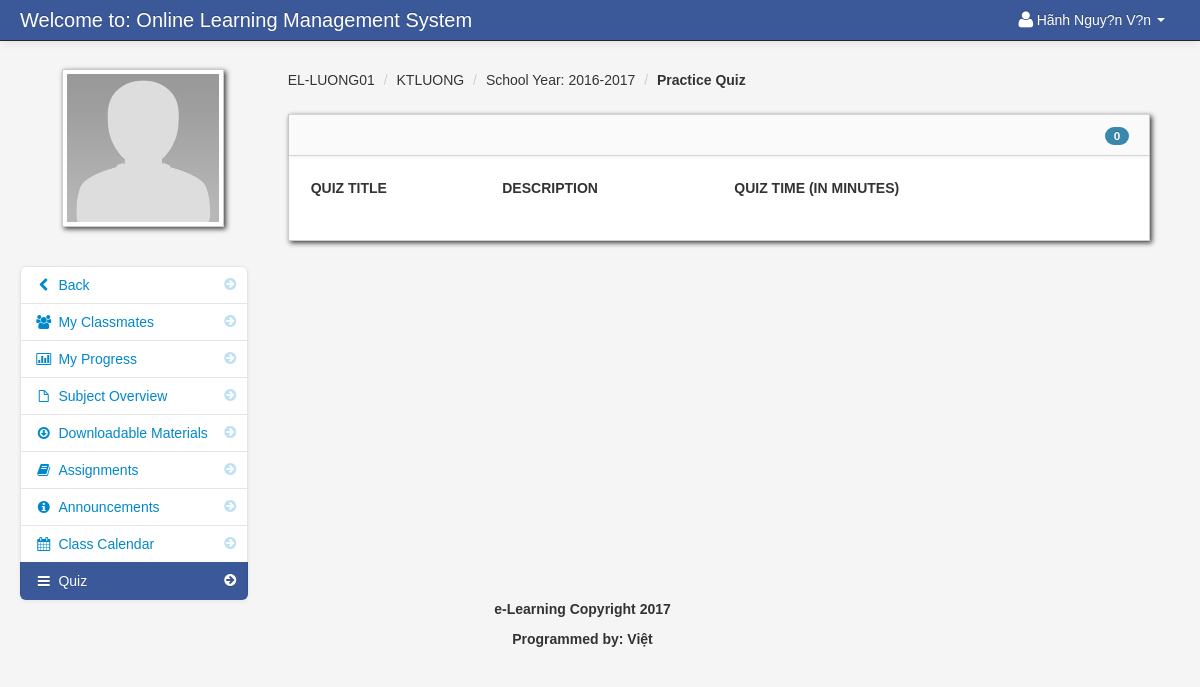
/student_quiz_list.php?id=186 (signed in), run on the app's committed database.
### tables this page shows
CREATE TABLE `student` (
  `student_id` int(11) NOT NULL AUTO_INCREMENT,
  `firstname` varchar(100) NOT NULL,
  `lastname` varchar(100) NOT NULL,
  `class_id` int(11) NOT NULL,
  `username` varchar(100) NOT NULL,
  `password` varchar(100) NOT NULL,
  `location` varchar(100) NOT NULL,
  `status` varchar(100) NOT NULL,
  PRIMARY KEY (`student_id`)
);

CREATE TABLE `teacher_class` (
  `teacher_class_id` int(11) NOT NULL AUTO_INCREMENT,
  `teacher_id` int(11) NOT NULL,
  `class_id` int(11) NOT NULL,
  `subject_id` int(11) NOT NULL,
  `thumbnails` varchar(100) NOT NULL,
  `school_year` varchar(100) NOT NULL,
  PRIMARY KEY (`teacher_class_id`)
);

CREATE TABLE `class` (
  `class_id` int(11) NOT NULL AUTO_INCREMENT,
  `class_name` varchar(100) NOT NULL,
  PRIMARY KEY (`class_id`)
);

CREATE TABLE `subject` (
  `subject_id` int(11) NOT NULL AUTO_INCREMENT,
  `subject_code` varchar(100) NOT NULL,
  `subject_title` varchar(100) NOT NULL,
  `category` varchar(100) NOT NULL,
  `description` longtext NOT NULL,
  `unit` int(11) NOT NULL,
  `Pre_req` varchar(100) NOT NULL,
  `semester` varchar(100) NOT NULL,
  PRIMARY KEY (`subject_id`)
);

### session.php (called while the page is built, shortened)
<?php
$session_id=$_SESSION['id'];
?>

### student_quiz_list.php (the view, shortened to what this page needs)
<?php include('header_dashboard.php'); ?>
<?php include('session.php'); ?>
<?php $get_id = $_GET['id']; ?>
    <body>
		<?php include('navbar_student.php'); ?>
        <div class="container-fluid">
            <div class="row-fluid">
				<?php include('student_quiz_link.php'); ?>
                <div class="span9" id="content">
                     <div class="row-fluid">
										<?php $class_query = mysql_query("select * from teacher_class
										LEFT JOIN class ON class.class_id = teacher_class.class_id
										LEFT JOIN subject ON subject.subject_id = teacher_class.subject_id
										where teacher_class_id = '$get_id'")or die(mysql_error());
										$class_row = mysql_fetch_array($class_query);
										?>
					     <ul class="breadcrumb">
							<li><a href="#"><?php echo $class_row['class_name']; ?></a> <span class="divider">/</span></li>
							<li><a href="#"><?php echo $class_row['subject_code']; ?></a> <span class="divider">/</span></li>
							<li><a href="#">School Year: <?php echo $class_row['school_year']; ?></a> <span class="divider">/</span></li>
							<li><a href="#"><b>Practice Quiz</b></a></li>
						</ul>
                        <div id="block_bg" class="block">
                            <div class="navbar navbar-inner block-header">
							<?php 		$query = mysql_query("select * FROM class_quiz
										LEFT JOIN quiz on class_quiz.quiz_id = quiz.quiz_id
										where teacher_class_id = '$get_id'  ")or die(mysql_error());
										$count = mysql_num_rows($query);
							?>
                                <div id="" class="muted pull-right"><span class="badge badge-info"><?php echo $count; ?></span></div>
                            </div>
                            <div class="block-content collapse in">
                                <div class="span12">
									<form action="copy_file_student.php" method="post">
  									<table cellpadding="0" cellspacing="0" border="0" class="table" id="">
										<thead>
										        <tr>
												<th>Quiz Title</th>
												<th>Description</th>
												<th>Quiz Time (In Minutes)</th>
												<th></th>
												</tr>
										</thead>
									</table>
									</form>
                                </div>
                            </div>
                        </div>
                    </div>
                </div>
            </div>
		<?php include('footer.php'); ?>
        </div>
		<?php include('script.php'); ?>
    </body>
</html>

### navbar_student.php (shortened to what this page needs)
<div class="navbar navbar-fixed-top navbar-inverse">
        <div class="navbar-inner">
            <div class="container-fluid">
                <a class="brand" href="#">Welcome to: Online Learning Management System</a>
					<div class="nav-collapse collapse">
						<ul class="nav pull-right">
							<?php $query= mysql_query("select * from student where student_id = '$session_id'")or die(mysql_error());
									$row = mysql_fetch_array($query);
							?>
							<li class="dropdown">
								<a href="#" role="button" class="dropdown-toggle" data-toggle="dropdown"> <i class="icon-user icon-large"></i><?php echo $row['firstname']." ".$row['lastname'];  ?> <i class="caret"></i></a>
							</li>
						</ul>
					</div>
            </div>
        </div>
</div>

### student_quiz_link.php (shortened to what this page needs)
<div class="span3" id="sidebar">
	<img id="avatar" src="admin/<?php echo $row['location']; ?>" class="img-polaroid">
		<ul class="nav nav-list bs-docs-sidenav nav-collapse collapse">
				<li class=""><a href="dashboard_student.php"><i class="icon-chevron-right"></i><i class="icon-chevron-left"></i>&nbsp;Back</a></li>
				<li class=""><a href="my_classmates.php<?php echo '?id='.$get_id; ?>"><i class="icon-chevron-right"></i><i class="icon-group"></i>&nbsp;My Classmates</a></li>
				<li class=""><a href="progress.php<?php echo '?id='.$get_id; ?>"><i class="icon-chevron-right"></i><i class="icon-bar-chart"></i>&nbsp;My Progress</a></li>
				<li class=""><a href="subject_overview_student.php<?php echo '?id='.$get_id; ?>"><i class="icon-chevron-right"></i><i class="icon-file"></i>&nbsp;Subject Overview</a></li>
				<li class=""><a href="downloadable_student.php<?php echo '?id='.$get_id; ?>"><i class="icon-chevron-right"></i><i class="icon-download"></i>&nbsp;Downloadable Materials</a></li>
				<li class=""><a href="assignment_student.php<?php echo '?id='.$get_id; ?>"><i class="icon-chevron-right"></i><i class="icon-book"></i>&nbsp;Assignments</a></li>
				<li class=""><a href="announcements_student.php<?php echo '?id='.$get_id; ?>"><i class="icon-chevron-right"></i><i class="icon-info-sign"></i>&nbsp;Announcements</a></li>
				<li class=""><a href="class_calendar_student.php<?php echo '?id='.$get_id; ?>"><i class="icon-chevron-right"></i><i class="icon-calendar"></i>&nbsp;Class Calendar</a></li>
				<li class="active"><a href="student_quiz_list.php<?php echo '?id='.$get_id; ?>"><i class="icon-chevron-right"></i><i class="icon-reorder"></i>&nbsp;Quiz</a></li>
		</ul>
</div>

### admin/assets/styles.css (style rules this page uses)
body { padding-top: 60px; padding-bottom: 40px; background-color: #f5f5f5; }
#content { margin-left:0px; }
.breadcrumb { margin: 0 0 0px; padding: 10px 0px; background-color: transparent; }
.block { background: url("../images/pixel-60fff.png") repeat scroll 0 0 rgba(0, 0, 0, 0) !important; border: 1px solid #ccc; background: white; margin: 1em 0em; border-top: none; -webkit-box-shadow: 2px 2px 5px rgba(0, 0, 6, 0.75); -moz-box-shadow: 2px 2px 5px rgba(0, 0, 6, 0.75); box-shadow: 2px 2px 5px rgba(0, 0, 6, 0.75); }
.block-content { margin: 1em; min-height: .25em; }
.block-header { margin-bottom: 0px; border-right: none; border-left: none; -webkit-border-radius: 0px; -moz-border-radius: 0px; border-radius: 0px; }
.block-header div { padding-top: 10px; }
.bs-docs-sidenav { max-width: 228px; margin: 30px 0 0; padding: 0; background-color: #fff; -webkit-border-radius: 6px; -moz-border-radius: 6px; border-radius: 6px; -webkit-box-shadow: 0 1px 4px rgba(0,0,0,.065); -moz-box-shadow: 0 1px 4px rgba(0,0,0,.065); box-shadow: 0 1px 4px rgba(0,0,0,.065); }
.bs-docs-sidenav > li > a { display: block; width: 190px \9; margin: 0 0 -1px; padding: 8px 14px; border: 1px solid #e5e5e5; }
.bs-docs-sidenav > li:first-child > a { -webkit-border-radius: 6px 6px 0 0; -moz-border-radius: 6px 6px 0 0; border-radius: 6px 6px 0 0; }
.bs-docs-sidenav > li:last-child > a { -webkit-border-radius: 0 0 6px 6px; -moz-border-radius: 0 0 6px 6px; border-radius: 0 0 6px 6px; }
.bs-docs-sidenav > .active > a { position: relative; z-index: 2; padding: 9px 15px; border: 0; text-shadow: 0 1px 0 rgba(0,0,0,.15); -webkit-box-shadow: inset 1px 0 0 rgba(0,0,0,.1), inset -1px 0 0 rgba(0,0,0,.1); -moz-box-shadow: inset 1px 0 0 rgba(0,0,0,.1), inset -1px 0 0 rgba(0,0,0,.1); box-shadow: inset 1px 0 0 rgba(0,0,0,.1), inset -1px 0 0 rgba(0,0,0,.1); }
.bs-docs-sidenav .icon-chevron-right { float: right; margin-top: 2px; margin-right: -6px; opacity: .25; }
.bs-docs-sidenav .active .icon-chevron-right, .bs-docs-sidenav .active a:hover .icon-chevron-right { opacity: 1; }

### data on the page
student: firstname "Hãnh Nguy?n", lastname "V?n", location (placeholder picture)
teacher_class: class.class_name "EL-LUONG01", subject.subject_code "KTLUONG", school_year "2016-2017"

### other printed values
$count "0"
